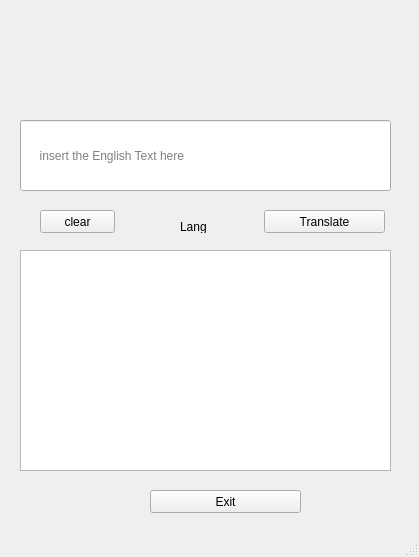
<?xml version="1.0" encoding="UTF-8"?>
<ui version="4.0">
 <class>MainWindow</class>
 <widget class="QMainWindow" name="MainWindow">
  <property name="geometry">
   <rect>
    <x>0</x>
    <y>0</y>
    <width>419</width>
    <height>557</height>
   </rect>
  </property>
  <property name="windowTitle">
   <string>MainWindow</string>
  </property>
  <property name="styleSheet">
   <string notr="true">/*
 * The MIT License (MIT)
 *
 * Copyright (c) &lt;2013-2014&gt; &lt;Colin Duquesnoy&gt;
 * Copyright (c) &lt;2017&gt; &lt;Michell Stuttgart&gt;
 *
 * Permission is hereby granted, free of charge, to any person obtaining a copy
 * of this software and associated documentation files (the &quot;Software&quot;), to deal
 * in the Software without restriction, including without limitation the rights
 * to use, copy, modify, merge, publish, distribute, sublicense, and/or sell
 * copies of the Software, and to permit persons to whom the Software is
 * furnished to do so, subject to the following conditions:

 * The above copyright notice and this permission notice shall be included in
 * all copies or substantial portions of the Software.

 * THE SOFTWARE IS PROVIDED &quot;AS IS&quot;, WITHOUT WARRANTY OF ANY KIND, EXPRESS OR
 * IMPLIED, INCLUDING BUT NOT LIMITED TO THE WARRANTIES OF MERCHANTABILITY,
 * FITNESS FOR A PARTICULAR PURPOSE AND NONINFRINGEMENT. IN NO EVENT SHALL THE
 * AUTHORS OR COPYRIGHT HOLDERS BE LIABLE FOR ANY CLAIM, DAMAGES OR OTHER
 * LIABILITY, WHETHER IN AN ACTION OF CONTRACT, TORT OR OTHERWISE, ARISING FROM,
 * OUT OF OR IN CONNECTION WITH THE SOFTWARE OR THE USE OR OTHER DEALINGS IN
 * THE SOFTWARE.
 */
QToolTip
{
     border: 1px solid black;
     background-color: #D1DBCB;
     padding: 1px;
     border-radius: 3px;
     opacity: 100;
}

QWidget
{
    color: #b1b1b1;
    background-color: #323232;
    selection-background-color:#323232;
    selection-color: black;
    background-clip: border;
    border-image: none;
    border: 0px transparent black;
    outline: 0;
}

QWidget:item:hover
{
    background-color: #D1DBCB;
    color: black;
}

QWidget:item:selected
{
    background-color: #D1DBCB;
    border: 0px
}

QCheckBox
{
    spacing: 5px;
    outline: none;
    color: #eff0f1;
    margin-bottom: 2px;
}

QCheckBox:disabled
{
    color: #76797C;
}

QCheckBox::indicator,QGroupBox::indicator
{
    width: 18px;
    height: 18px;
}

QGroupBox::indicator
{
    margin-left: 2px;
}

QCheckBox::indicator:unchecked
{
    image: url(:/qss_icons/rc/checkbox_unchecked.png);
}

QCheckBox::indicator:unchecked:hover,
QCheckBox::indicator:unchecked:focus,
QCheckBox::indicator:unchecked:pressed,
QGroupBox::indicator:unchecked:hover,
QGroupBox::indicator:unchecked:focus,
QGroupBox::indicator:unchecked:pressed
{
  border: none;
    image: url(:/qss_icons/rc/checkbox_unchecked_focus.png);
}

QCheckBox::indicator:checked
{
    image: url(:/qss_icons/rc/checkbox_checked.png);
}

QCheckBox::indicator:checked:hover,
QCheckBox::indicator:checked:focus,
QCheckBox::indicator:checked:pressed,
QGroupBox::indicator:checked:hover,
QGroupBox::indicator:checked:focus,
QGroupBox::indicator:checked:pressed
{
    border: none;
    image: url(:/qss_icons/rc/checkbox_checked_focus.png);
}


QCheckBox::indicator:indeterminate
{
    image: url(:/qss_icons/rc/checkbox_indeterminate.png);
}

QCheckBox::indicator:indeterminate:focus,
QCheckBox::indicator:indeterminate:hover,
QCheckBox::indicator:indeterminate:pressed
{
    image: url(:/qss_icons/rc/checkbox_indeterminate_focus.png);
}

QCheckBox::indicator:checked:disabled,
QGroupBox::indicator:checked:disabled
{
    image: url(:/qss_icons/rc/checkbox_checked_disabled.png);
}

QCheckBox::indicator:unchecked:disabled,
QGroupBox::indicator:unchecked:disabled
{
    image: url(:/qss_icons/rc/checkbox_unchecked_disabled.png);
}

QRadioButton
{
    spacing: 5px;
    outline: none;
    color: #eff0f1;
    margin-bottom: 2px;
}

QRadioButton:disabled
{
    color: #76797C;
}
QRadioButton::indicator
{
    width: 21px;
    height: 21px;
}

QRadioButton::indicator:unchecked
{
    image: url(:/qss_icons/rc/radio_unchecked.png);
}


QRadioButton::indicator:unchecked:hover,
QRadioButton::indicator:unchecked:focus,
QRadioButton::indicator:unchecked:pressed
{
    border: none;
    outline: none;
    image: url(:/qss_icons/rc/radio_unchecked_focus.png);
}

QRadioButton::indicator:checked
{
    border: none;
    outline: none;
    image: url(:/qss_icons/rc/radio_checked.png);
}

QRadioButton::indicator:checked:hover,
QRadioButton::indicator:checked:focus,
QRadioButton::indicator:checked:pressed
{
    border: none;
    outline: none;
    image: url(:/qss_icons/rc/radio_checked_focus.png);
}

QRadioButton::indicator:checked:disabled
{
    outline: none;
    image: url(:/qss_icons/rc/radio_checked_disabled.png);
}

QRadioButton::indicator:unchecked:disabled
{
    image: url(:/qss_icons/rc/radio_unchecked_disabled.png);
}


QMenuBar
{
    background-color: #323232;
    color: #D1DBCB;
}

QMenuBar::item
{
    background-color: #323232;
    background: transparent;
    /* padding: 2px 20px 2px 20px; */
}

QMenuBar::item:selected
{
    background: transparent;
    /* border: 1px solid #76797C; */
}

QMenuBar::item:pressed
{
    border: 0px solid #76797C;
    background-color: #D1DBCB;
    color: #000;
    margin-bottom:-1px;
    padding-bottom:1px;
}

QMenu
{
    background-color: #323232;
    /* border: 1px solid #76797C; */
    color: #eff0f1;
    /*margin: 2px; */
}

QMenu::icon
{
    /*margin: 5px;*/
}

QMenu::item
{
    padding: 2px 30px 2px 30px;
    /*margin-left: 5px;*/
    border: 1px solid transparent; /* reserve space for selection border */
}

QMenu::item:selected
{
    color: #000000;
}

QMenu::separator {
    height: 2px;
    background: #D1DBCB;
    margin-left: 10px;
    margin-right: 5px;
}

QMenu::indicator {
    width: 18px;
    height: 18px;
}

/* non-exclusive indicator = check box style indicator
   (see QActionGroup::setExclusive) */
QMenu::indicator:non-exclusive:unchecked {
    image: url(:/qss_icons/rc/checkbox_unchecked.png);
}

QMenu::indicator:non-exclusive:unchecked:selected {
    image: url(:/qss_icons/rc/checkbox_unchecked_disabled.png);
}

QMenu::indicator:non-exclusive:checked {
    image: url(:/qss_icons/rc/checkbox_checked.png);
}

QMenu::indicator:non-exclusive:checked:selected {
    image: url(:/qss_icons/rc/checkbox_checked_disabled.png);
}

/* exclusive indicator = radio button style indicator (see QActionGroup::setExclusive) */
QMenu::indicator:exclusive:unchecked {
    image: url(:/qss_icons/rc/radio_unchecked.png);
}

QMenu::indicator:exclusive:unchecked:selected {
    image: url(:/qss_icons/rc/radio_unchecked_disabled.png);
}

QMenu::indicator:exclusive:checked {
    image: url(:/qss_icons/rc/radio_checked.png);
}

QMenu::indicator:exclusive:checked:selected {
    image: url(:/qss_icons/rc/radio_checked_disabled.png);
}

QMenu::right-arrow {
    margin: 5px;
    image: url(:/qss_icons/rc/right_arrow.png)
}


QWidget:disabled
{
    color: #454545;
    background-color: #323232;
}

QAbstractItemView
{
    alternate-background-color: #323232;
    color: #eff0f1;
    border: 1px solid 3A3939;
    border-radius: 2px;
}

QWidget:focus, QMenuBar:focus,QToolBar:focus,QScrollAreaViewer:focus
{
    /* border: 2px solid #D1DBCB; */
}

QTabWidget:focus, QCheckBox:focus, QRadioButton:focus, QSlider:focus
{
    border: none;
}

QLineEdit
{
    background-color: #1e1e1e;
    selection-background-color: #D1DBCB;
    selection-color: black;
    padding: 5px;
    border-style: solid;
    border: 1px solid #76797C;
    border-radius: 2px;
    color: #eff0f1;
}

QGroupBox {
    border:1px solid #76797C;
    border-radius: 2px;
    margin-top: 20px;
}

QGroupBox::title {
    subcontrol-origin: margin;
    subcontrol-position: top center;
    padding-left: 10px;
    padding-right: 10px;
    padding-top: 10px;
}

QAbstractScrollArea
{
    border-radius: 0px;
    border: 0px solid #76797C;
    background-color: transparent;
}

QScrollBar:horizontal
{
    height: 15px;
    margin: 3px 15px 3px 15px;
    border: 1px transparent #2A2929;
    border-radius: 4px;
    background-color: #2A2929;
}

QScrollBar::handle:horizontal
{
    background-color: #605F5F;
    min-width: 5px;
    border-radius: 4px;
}

QScrollBar::add-line:horizontal
{
    margin: 0px 3px 0px 3px;
    border-image: url(:/qss_icons/rc/right_arrow_disabled.png);
    width: 10px;
    height: 10px;
    subcontrol-position: right;
    subcontrol-origin: margin;
}

QScrollBar::sub-line:horizontal
{
    margin: 0px 3px 0px 3px;
    border-image: url(:/qss_icons/rc/left_arrow_disabled.png);
    height: 10px;
    width: 10px;
    subcontrol-position: left;
    subcontrol-origin: margin;
}

QScrollBar::add-line:horizontal:hover,QScrollBar::add-line:horizontal:on
{
    border-image: url(:/qss_icons/rc/right_arrow.png);
    height: 10px;
    width: 10px;
    subcontrol-position: right;
    subcontrol-origin: margin;
}


QScrollBar::sub-line:horizontal:hover, QScrollBar::sub-line:horizontal:on
{
    border-image: url(:/qss_icons/rc/left_arrow.png);
    height: 10px;
    width: 10px;
    subcontrol-position: left;
    subcontrol-origin: margin;
}

QScrollBar::up-arrow:horizontal, QScrollBar::down-arrow:horizontal
{
    background: none;
}


QScrollBar::add-page:horizontal, QScrollBar::sub-page:horizontal
{
    background: none;
}

QScrollBar:vertical
{
    background-color: #2A2929;
    width: 15px;
    margin: 15px 3px 15px 3px;
    border: 1px transparent #2A2929;
    border-radius: 4px;
}

QScrollBar::handle:vertical
{
    background-color: #605F5F;
    min-height: 5px;
    border-radius: 4px;
}

QScrollBar::sub-line:vertical
{
    margin: 3px 0px 3px 0px;
    border-image: url(:/qss_icons/rc/up_arrow_disabled.png);
    height: 10px;
    width: 10px;
    subcontrol-position: top;
    subcontrol-origin: margin;
}

QScrollBar::add-line:vertical
{
    margin: 3px 0px 3px 0px;
    border-image: url(:/qss_icons/rc/down_arrow_disabled.png);
    height: 10px;
    width: 10px;
    subcontrol-position: bottom;
    subcontrol-origin: margin;
}

QScrollBar::sub-line:vertical:hover,QScrollBar::sub-line:vertical:on
{

    border-image: url(:/qss_icons/rc/up_arrow.png);
    height: 10px;
    width: 10px;
    subcontrol-position: top;
    subcontrol-origin: margin;
}


QScrollBar::add-line:vertical:hover, QScrollBar::add-line:vertical:on
{
    border-image: url(:/qss_icons/rc/down_arrow.png);
    height: 10px;
    width: 10px;
    subcontrol-position: bottom;
    subcontrol-origin: margin;
}

QScrollBar::up-arrow:vertical, QScrollBar::down-arrow:vertical
{
    background: none;
}


QScrollBar::add-page:vertical, QScrollBar::sub-page:vertical
{
    background: none;
}

QTextEdit
{
    background-color: #1e1e1e;
    color: #eff0f1;
    border: 1px solid #76797C;
}

QPlainTextEdit
{
    background-color: #1e1e1e;;
    color: #eff0f1;
    border-radius: 2px;
    border: 1px solid #76797C;
}

QHeaderView::section
{
    background-color: #76797C;
    color: #eff0f1;
    padding: 5px;
    border: 1px solid #76797C;
}

QSizeGrip {
    image: url(:/qss_icons/rc/sizegrip.png);
    width: 12px;
    height: 12px;
}


QMainWindow::separator
{
    background-color: #323232;
    color: white;
    padding-left: 4px;
    spacing: 2px;
    border: 1px dashed #76797C;
}

QMainWindow::separator:hover
{

    background-color: #787876;
    color: white;
    padding-left: 4px;
    border: 1px solid #76797C;
    spacing: 2px;
}


QMenu::separator
{
    height: 1px;
    background-color: #76797C;
    color: white;
    padding-left: 4px;
    margin-left: 10px;
    margin-right: 5px;
}

QFrame
{
    border-radius: 0px;
    /*border: 1px solid #76797C;*/
}


QFrame[frameShape=&quot;0&quot;]
{
    border-radius: 0px;
    border: 0px transparent #76797C;
}

QStackedWidget
{
    border: 1px transparent black;
}

QToolBar {
    border: 0px transparent #393838;
    background: 0px solid #323232;
    font-weight: bold;
}

QToolBar::handle:horizontal {
    image: url(:/qss_icons/rc/Hmovetoolbar.png);
}
QToolBar::handle:vertical {
    image: url(:/qss_icons/rc/Vmovetoolbar.png);
}
QToolBar::separator:horizontal {
    image: url(:/qss_icons/rc/Hsepartoolbar.png);
}
QToolBar::separator:vertical {
    image: url(:/qss_icons/rc/Vsepartoolbar.png);
}
QToolButton#qt_toolbar_ext_button {
    background: #58595a
}

QPushButton
{
    color: #eff0f1;
    background-color: #323232;
    border-width: 1px;
    border-color: #76797C;
    border-style: solid;
    padding: 5px;
    border-radius: 0px;
    outline: none;
}

QPushButton:disabled
{
    background-color: #323232;
    border-width: 1px;
    border-color: #454545;
    border-style: solid;
    padding-top: 5px;
    padding-bottom: 5px;
    padding-left: 10px;
    padding-right: 10px;
    border-radius: 2px;
    color: #454545;
}

QPushButton:focus {
    background-color: #D1DBCB;
    color: black;
}

QPushButton:pressed
{
    color: black;
    background-color: #D1DBCB;
    padding-top: -15px;
    padding-bottom: -17px;
}

QComboBox
{
    selection-background-color: #D1DBCB;
    background-color: #31363B;
    border-style: solid;
    border: 1px solid #76797C;
    border-radius: 2px;
    padding: 5px;
    min-width: 75px;
}

QPushButton:checked{
    background-color: #76797C;
    border-color: #6A6969;
}

QComboBox:hover,QPushButton:hover,QAbstractSpinBox:hover,QLineEdit:hover,QTextEdit:hover,QPlainTextEdit:hover,QAbstractView:hover,QTreeView:hover
{
    border: 1px solid #D1DBCB;
}

QComboBox:on
{
    padding-top: 0px;
    padding-left: 4px;
    selection-background-color: #4a4a4a;
}

QComboBox QAbstractItemView
{
    background-color: #1e1e1e;
    border-radius: 2px;
    border: 1px solid #76797C;
    selection-background-color: #D1DBCB;
}

QComboBox::drop-down
{
    subcontrol-origin: padding;
    subcontrol-position: top right;
    width: 15px;

    border-left-width: 0px;
    border-left-color: darkgray;
    border-left-style: solid;
    border-top-right-radius: 3px;
    border-bottom-right-radius: 3px;
}

QComboBox::down-arrow
{
    image: url(:/qss_icons/rc/down_arrow_disabled.png);
}

QComboBox::down-arrow:on, QComboBox::down-arrow:hover,
QComboBox::down-arrow:focus
{
    image: url(:/qss_icons/rc/down_arrow.png);
}

QAbstractSpinBox {
    padding: 2px;
    margin: 2px;
    background-color: #1e1e1e;
    color: #eff0f1;
    border-radius: 0px;
    min-width: 75px;
    selection-background-color: #D1DBCB;
    selection-color: black;
}

QAbstractSpinBox:up-button
{
    background-color: transparent;
    subcontrol-origin: border;
    subcontrol-position: center right;
}

QAbstractSpinBox:down-button
{
    background-color: transparent;
    subcontrol-origin: border;
    subcontrol-position: center left;
}

QAbstractSpinBox::up-arrow,QAbstractSpinBox::up-arrow:disabled,QAbstractSpinBox::up-arrow:off {
    image: url(:/qss_icons/rc/up_arrow_disabled.png);
    width: 10px;
    height: 10px;
}
QAbstractSpinBox::up-arrow:hover
{
    image: url(:/qss_icons/rc/up_arrow.png);
}


QAbstractSpinBox::down-arrow,QAbstractSpinBox::down-arrow:disabled,QAbstractSpinBox::down-arrow:off
{
    image: url(:/qss_icons/rc/down_arrow_disabled.png);
    width: 10px;
    height: 10px;
}
QAbstractSpinBox::down-arrow:hover
{
    image: url(:/qss_icons/rc/down_arrow.png);
}


QLabel
{
    border: 0px solid black;
    margin-left: 2px;
    margin-right: 2px;
    color: #D1DBCB;
}

QTabWidget{
    border: 0px transparent black;
}

QTabWidget::pane {
    border: 1px solid #76797C;
    padding: 5px;
    margin: 0px;
}

QTabWidget::tab-bar {
    left: 5px; /* move to the right by 5px */
}

QTabBar
{
    qproperty-drawBase: 0;
    border-radius: 3px;
}

QTabBar::focus
{
    border: 0px transparent black;
    color: black;
}

QTabBar::hover
{
    border: 0px transparent black;
    color: black;
}

QTabBar::close-button  {
    image: url(:/qss_icons/rc/close.png);
    background: transparent;
}

QTabBar::close-button:hover
{
    image: url(:/qss_icons/rc/close-hover.png);
    background: transparent;
}

QTabBar::close-button:pressed {
    image: url(:/qss_icons/rc/close-pressed.png);
    background: transparent;
}

/* TOP TABS */
QTabBar::tab:top {
    color: #eff0f1;
    border: 1px solid #76797C;
    border-bottom: 1px transparent black;
    background-color: #323232;
    padding: 5px;
    min-width: 50px;
    border-top-left-radius: 2px;
    border-top-right-radius: 2px;
}

QTabBar::tab:top:!selected
{
    color: #eff0f1;
    background-color: #54575B;
    border: 1px solid #76797C;
    border-bottom: 1px transparent black;
    border-top-left-radius: 2px;
    border-top-right-radius: 2px;
}

QTabBar::tab:top:!selected:hover {
    background-color: #D1DBCB;
    color: black;
}

/* BOTTOM TABS */
QTabBar::tab:bottom {
    color: #eff0f1;
    border: 1px solid #76797C;
    border-top: 1px transparent black;
    background-color: #323232;
    padding: 5px;
    border-bottom-left-radius: 2px;
    border-bottom-right-radius: 2px;
    min-width: 50px;
}

QTabBar::tab:bottom:!selected
{
    color: #eff0f1;
    background-color: #54575B;
    border: 1px solid #76797C;
    border-top: 1px transparent black;
    border-bottom-left-radius: 2px;
    border-bottom-right-radius: 2px;
}

QTabBar::tab:bottom:!selected:hover {
    background-color: #D1DBCB;
    color: black;
}

/* LEFT TABS */
QTabBar::tab:left {
    color: #eff0f1;
    border: 1px solid #76797C;
    border-left: 1px transparent black;
    background-color: #323232;
    padding: 5px;
    border-top-right-radius: 2px;
    border-bottom-right-radius: 2px;
    min-height: 50px;
}

QTabBar::tab:left:!selected
{
    color: #eff0f1;
    background-color: #54575B;
    border: 1px solid #76797C;
    border-left: 1px transparent black;
    border-top-right-radius: 2px;
    border-bottom-right-radius: 2px;
}

QTabBar::tab:left:!selected:hover {
    background-color: #D1DBCB;
    color: black;
}


/* RIGHT TABS */
QTabBar::tab:right {
    color: #eff0f1;
    border: 1px solid #76797C;
    border-right: 1px transparent black;
    background-color: #323232;
    padding: 5px;
    border-top-left-radius: 2px;
    border-bottom-left-radius: 2px;
    min-height: 50px;
}

QTabBar::tab:right:!selected
{
    color: #eff0f1;
    background-color: #54575B;
    border: 1px solid #76797C;
    border-right: 1px transparent black;
    border-top-left-radius: 2px;
    border-bottom-left-radius: 2px;
}

QTabBar::tab:right:!selected:hover {
    background-color: #D1DBCB;
    color: black;
}

QTabBar QToolButton::right-arrow:enabled {
     image: url(:/qss_icons/rc/right_arrow.png);
 }

 QTabBar QToolButton::left-arrow:enabled {
     image: url(:/qss_icons/rc/left_arrow.png);
 }

QTabBar QToolButton::right-arrow:disabled {
     image: url(:/qss_icons/rc/right_arrow_disabled.png);
 }

 QTabBar QToolButton::left-arrow:disabled {
     image: url(:/qss_icons/rc/left_arrow_disabled.png);
 }


QDockWidget {
    background: #323232;
    border: 1px solid #403F3F;
    titlebar-close-icon: url(:/qss_icons/rc/close.png);
    titlebar-normal-icon: url(:/qss_icons/rc/undock.png);
}

QDockWidget::close-button, QDockWidget::float-button {
    border: 1px solid transparent;
    border-radius: 2px;
    background: transparent;
}

QDockWidget::close-button:hover, QDockWidget::float-button:hover {
    background: rgba(255, 255, 255, 10);
}

QDockWidget::close-button:pressed, QDockWidget::float-button:pressed {
    padding: 1px -1px -1px 1px;
    background: rgba(255, 255, 255, 10);
}

QTreeView, QListView
{
    border: 1px solid #76797C;
    background-color: #1e1e1e;
}

QTreeView:branch:selected, QTreeView:branch:hover
{
    background: url(:/qss_icons/rc/transparent.png);
}

QTreeView::branch:has-siblings:!adjoins-item {
    border-image: url(:/qss_icons/rc/transparent.png);
}

QTreeView::branch:has-siblings:adjoins-item {
    border-image: url(:/qss_icons/rc/transparent.png);
}

QTreeView::branch:!has-children:!has-siblings:adjoins-item {
    border-image: url(:/qss_icons/rc/transparent.png);
}

QTreeView::branch:has-children:!has-siblings:closed,
QTreeView::branch:closed:has-children:has-siblings {
    image: url(:/qss_icons/rc/branch_closed.png);
}

QTreeView::branch:open:has-children:!has-siblings,
QTreeView::branch:open:has-children:has-siblings  {
    image: url(:/qss_icons/rc/branch_open.png);
}

QTreeView::branch:has-children:!has-siblings:closed:hover,
QTreeView::branch:closed:has-children:has-siblings:hover {
    image: url(:/qss_icons/rc/branch_closed-on.png);
    }

QTreeView::branch:open:has-children:!has-siblings:hover,
QTreeView::branch:open:has-children:has-siblings:hover  {
    image: url(:/qss_icons/rc/branch_open-on.png);
    }

QListView::item:!selected:hover, QTreeView::item:!selected:hover  {
    background: #848383;
    outline: 0;
    color: #eff0f1;
}

QListView::item:selected:hover, QTreeView::item:selected:hover  {
    background: #D1DBCB;
}

QSlider::groove:horizontal {
    border: 1px solid #565a5e;
    height: 4px;
    background: #565a5e;
    margin: 0px;
    border-radius: 2px;
}

QSlider::handle:horizontal {
    background: #D1DBCB;
    border: 1px solid #999999;
    width: 10px;
    height: 10px;
    margin: -5px 0;
}

QSlider::add-page:qlineargradient {
    background: #595858;
    border-top-right-radius: 5px;
    border-bottom-right-radius: 5px;
    border-top-left-radius: 0px;
    border-bottom-left-radius: 0px;
}

QSlider::sub-page::qlineargradient:horizontal {
    background:  #D1DBCB;
    border-top-right-radius: 0px;
    border-bottom-right-radius: 0px;
    border-top-left-radius: 5px;
    border-bottom-left-radius: 5px;
}

QSlider::groove:vertical {
    border: 1px solid #565a5e;
    width: 4px;
    background: #565a5e;
    margin: 0px;
    border-radius: 3px;
}

QSlider::handle:vertical {
    background: #D1DBCB;
    border: 1px solid #999999;
    width: 10px;
    height: 10px;
    margin: 0 -5px;
}

QToolButton {
    color: #D1DBCB;
    background-color: transparent;
    border: 0px transparent #76797C;
    border-radius: 0px;
    padding: 1px;
    margin-right: 5px;
}

QToolButton[popupMode=&quot;1&quot;] { /* only for MenuButtonPopup */
 padding-right: 20px; /* make way for the popup button */
 border: 1px #76797C;
 border-radius: 0px;
}

QToolButton[popupMode=&quot;2&quot;] { /* only for InstantPopup */
 padding-right: 10px; /* make way for the popup button */
 border: 0px #76797C;
}


QToolButton:hover, QToolButton::menu-button:hover {
    background-color: transparent;
    border: 1px solid #D1DBCB;
    padding: 2px;
}

QToolButton:checked, QToolButton:pressed,
        QToolButton::menu-button:pressed {
    color: black;
    background-color: #D1DBCB;
    border: 0px solid #D1DBCB;
    padding: 2px;
}

/* the subcontrol below is used only in the InstantPopup or DelayedPopup mode */
QToolButton::menu-indicator {
    image: url(:/qss_icons/rc/down_arrow.png);
    top: -7px; left: -2px; /* shift it a bit */
}

/* the subcontrols below are used only in the MenuButtonPopup mode */
QToolButton::menu-button {
    border: 1px transparent #76797C;
    border-top-right-radius: 6px;
    border-bottom-right-radius: 6px;
    /* 16px width + 4px for border = 20px allocated above */
    width: 16px;
    outline: none;
}

QToolButton::menu-arrow {
    image: url(:/qss_icons/rc/down_arrow.png);
}

QToolButton::menu-arrow:open {
    border: 1px solid #76797C;
}

QPushButton::menu-indicator  {
    subcontrol-origin: padding;
    subcontrol-position: bottom right;
    left: 8px;
}

QTableView
{
    border: 1px solid #76797C;
    gridline-color: #323232;
    background-color: #1e1e1e;
}


QTableView, QHeaderView
{
    border-radius: 0px;
}

QTableView::item:pressed, QListView::item:pressed, QTreeView::item:pressed  {
    background: #D1DBCB;
    color: black;
}

QTableView::item:selected:active, QTreeView::item:selected:active, QListView::item:selected:active  {
    background: #D1DBCB;
    color: black;
}

QHeaderView
{
    background-color: #323232;
    border: 1px transparent;
    border-radius: 0px;
    margin: 0px;
    padding: 0px;

}

QHeaderView::section  {
    background-color: #323232;
    color: #eff0f1;
    padding: 5px;
    border: 1px solid #76797C;
    border-radius: 0px;
    text-align: center;
}

QHeaderView::section::vertical::first, QHeaderView::section::vertical::only-one
{
    border-top: 1px solid #76797C;
}

QHeaderView::section::vertical
{
    border-top: transparent;
}

QHeaderView::section::horizontal::first, QHeaderView::section::horizontal::only-one
{
    border-left: 1px solid #76797C;
}

QHeaderView::section::horizontal
{
    border-left: transparent;
}


QHeaderView::section:checked
 {
    color: white;
    background-color: #848383;
 }

 /* style the sort indicator */
QHeaderView::down-arrow {
    image: url(:/qss_icons/rc/down_arrow.png);
}

QHeaderView::up-arrow {
    image: url(:/qss_icons/rc/up_arrow.png);
}


QTableCornerButton::section {
    background-color: #323232;
    border: 1px transparent #76797C;
    border-radius: 0px;
}

QToolBox  {
    padding: 5px;
    border: 1px transparent black;
}

QToolBox::tab {
    color: #eff0f1;
    background-color: #323232;
    border: 1px solid #76797C;
    border-bottom: 1px transparent #323232;
    border-top-left-radius: 5px;
    border-top-right-radius: 5px;
}

QToolBox::tab:selected { /* italicize selected tabs */
    font: italic;
    background-color: #323232;
    border-color: #D1DBCB;
 }

QStatusBar::item {
    border: 0px transparent dark;
    margin: 0px;
    border: 0px;
 }


QFrame[height=&quot;3&quot;], QFrame[width=&quot;3&quot;] {
    background-color: #76797C;
}


QSplitter::handle {
    border: 1px dashed #76797C;
}

QSplitter::handle:hover {
    background-color: #787876;
    border: 1px solid #76797C;
}

QSplitter::handle:horizontal {
    width: 1px;
}

QSplitter::handle:vertical {
    height: 1px;
}

QProgressBar {
    border: 1px solid #76797C;
    border-radius: 5px;
    text-align: center;
}

QProgressBar::chunk {
    background-color: #D1DBCB;
}

QDateEdit
{
    selection-background-color: #D1DBCB;
    border-style: solid;
    border: 1px solid #CEE343;
    border-radius: 2px;
    padding: 1px;
    min-width: 75px;
}

QDateEdit:on
{
    padding-top: 3px;
    padding-left: 4px;
    selection-background-color: #4a4a4a;
}

QDateEdit QAbstractItemView
{
    background-color: #1e1e1e;
    border-radius: 2px;
    border: 1px solid #3375A3;
    selection-background-color: #D1DBCB;
}

QDateEdit::drop-down
{
    subcontrol-origin: padding;
    subcontrol-position: top right;
    width: 15px;
    border-left-width: 0px;
    border-left-color: darkgray;
    border-left-style: solid;
    border-top-right-radius: 3px;
    border-bottom-right-radius: 3px;
}

QDateEdit::down-arrow
{
    image: url(:/qss_icons/rc/down_arrow_disabled.png);
}

QDateEdit::down-arrow:on, QDateEdit::down-arrow:hover,
QDateEdit::down-arrow:focus
{
    image: url(:/qss_icons/rc/down_arrow.png);
}
</string>
  </property>
  <widget class="QWidget" name="centralwidget">
   <widget class="QLineEdit" name="lineEdit">
    <property name="geometry">
     <rect>
      <x>20</x>
      <y>120</y>
      <width>371</width>
      <height>71</height>
     </rect>
    </property>
    <property name="placeholderText">
     <string>     insert the English Text here</string>
    </property>
   </widget>
   <widget class="QPushButton" name="pushButton">
    <property name="geometry">
     <rect>
      <x>264</x>
      <y>210</y>
      <width>121</width>
      <height>23</height>
     </rect>
    </property>
    <property name="text">
     <string>Translate</string>
    </property>
   </widget>
   <widget class="QPushButton" name="pushButton_2">
    <property name="geometry">
     <rect>
      <x>40</x>
      <y>210</y>
      <width>75</width>
      <height>23</height>
     </rect>
    </property>
    <property name="text">
     <string>clear</string>
    </property>
   </widget>
   <widget class="QLabel" name="label_2">
    <property name="geometry">
     <rect>
      <x>180</x>
      <y>220</y>
      <width>47</width>
      <height>13</height>
     </rect>
    </property>
    <property name="text">
     <string>Lang</string>
    </property>
   </widget>
   <widget class="QPushButton" name="pushButton_3">
    <property name="geometry">
     <rect>
      <x>150</x>
      <y>490</y>
      <width>151</width>
      <height>23</height>
     </rect>
    </property>
    <property name="text">
     <string>Exit</string>
    </property>
   </widget>
   <widget class="QTextEdit" name="textEdit">
    <property name="geometry">
     <rect>
      <x>20</x>
      <y>250</y>
      <width>371</width>
      <height>221</height>
     </rect>
    </property>
   </widget>
  </widget>
  <widget class="QMenuBar" name="menubar">
   <property name="geometry">
    <rect>
     <x>0</x>
     <y>0</y>
     <width>419</width>
     <height>21</height>
    </rect>
   </property>
  </widget>
  <widget class="QStatusBar" name="statusbar"/>
 </widget>
 <resources/>
 <connections/>
</ui>
